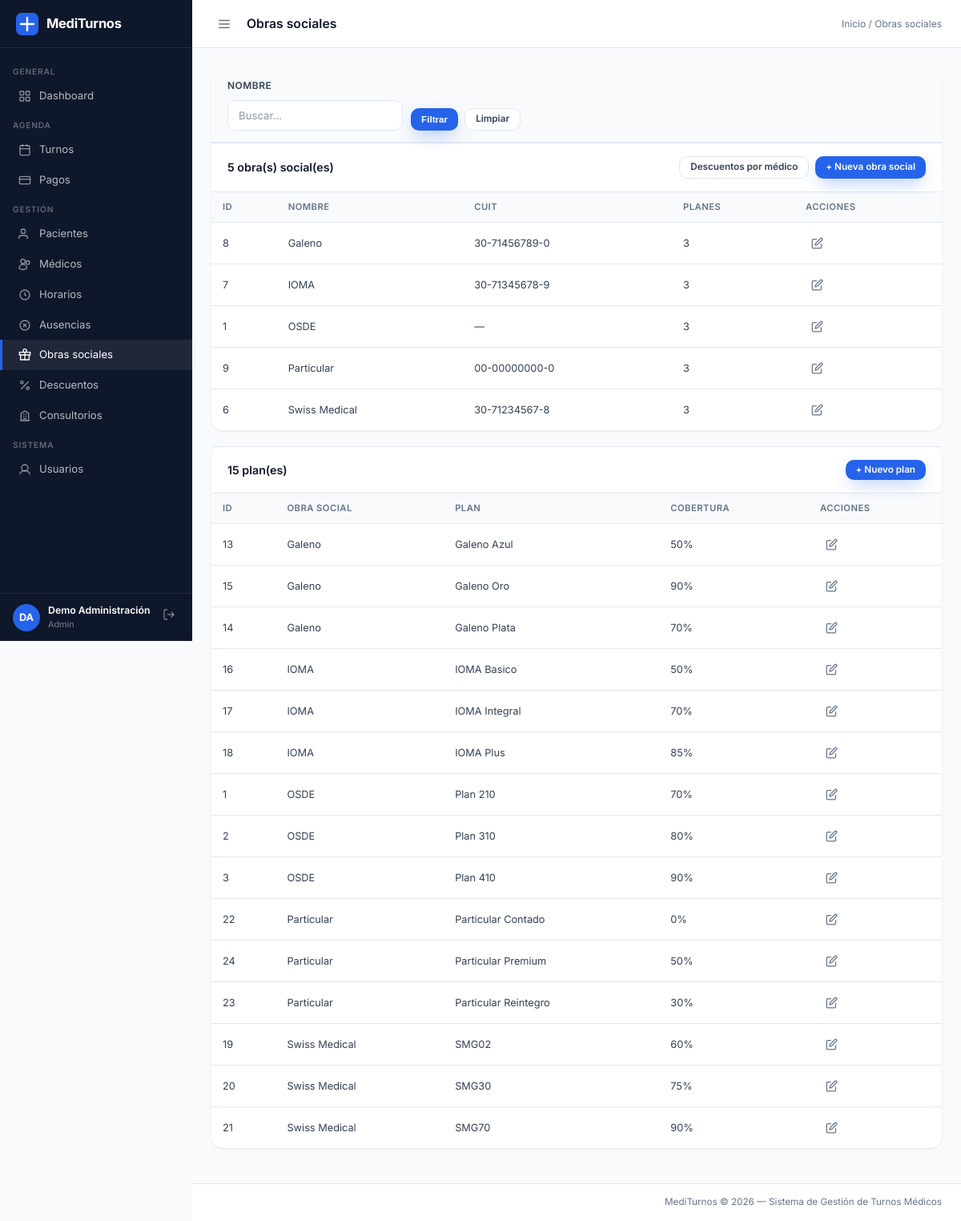
The page /sistema/controladores/ControladorObraSocial.php (signed in) on the database its author committed.
### tables this page shows
CREATE TABLE `obra_social` (
  `id_obra_social` int(11) NOT NULL AUTO_INCREMENT,
  `nombre` varchar(30) NOT NULL,
  `cuit` varchar(20) NOT NULL,
  PRIMARY KEY (`id_obra_social`),
  UNIQUE KEY `cuit` (`cuit`)
);

CREATE TABLE `plan_os` (
  `id_plan` int(11) NOT NULL AUTO_INCREMENT,
  `id_obra_social` int(11) NOT NULL,
  `nombre_plan` varchar(100) NOT NULL,
  `porcentaje_cobertura` decimal(5,2) DEFAULT NULL,
  PRIMARY KEY (`id_plan`),
  KEY `id_obra_social` (`id_obra_social`),
  CONSTRAINT `plan_os_ibfk_1` FOREIGN KEY (`id_obra_social`) REFERENCES `obra_social` (`id_obra_social`) ON UPDATE CASCADE
);

### sistema/modelos/ObraSocial.php (called while the page is built, shortened)
<?php
class ObraSocial
{
    private PDO $pdo;
    public function __construct(PDO $pdo)
    {
        $this->pdo = $pdo;
    }
    public function listar(array $filtros = []): array
    {
        $where  = [];
        $params = [];
        $sql = "SELECT os.id_obra_social, os.nombre, os.cuit,
                       COUNT(pl.id_plan) AS cant_planes
                FROM   obra_social os
                LEFT JOIN plan_os pl ON pl.id_obra_social = os.id_obra_social";
        $sql .= " GROUP BY os.id_obra_social ORDER BY os.nombre";
        $stmt = $this->pdo->prepare($sql);
        $stmt->execute($params);
        return $stmt->fetchAll();
    }
    public function listarPlanes(): array
    {
        return $this->pdo->query(
            "SELECT pl.id_plan, pl.nombre_plan, pl.porcentaje_cobertura,
                    os.nombre AS obra_social, os.id_obra_social
             FROM   plan_os pl
             JOIN   obra_social os ON os.id_obra_social = pl.id_obra_social
             ORDER  BY os.nombre, pl.nombre_plan"
        )->fetchAll();
    }
}

### sistema/vistas/obras/index.php (the view, shortened to what this page needs)
<?php
$breadcrumb   = '<a href="' . BASE_URL . 'dashboard.php">Inicio</a> / Obras sociales';
require __DIR__ . '/../layouts/navbar.php';
$BASEC = BASE_URL . 'sistema/controladores/ControladorObraSocial.php';
?>
<div class="panel">
    <form method="GET" action="">
        <div class="filtros-bar">
            <div class="form-group">
                <label>Nombre</label>
                <input type="text" name="nombre" class="form-control" placeholder="Buscar..."
                    value="<?= htmlspecialchars($filtros['nombre']) ?>">
            </div>
            <div class="form-group form-group--fin">
                <label>&nbsp;</label>
                <div class="btn-grupo">
                    <button type="submit" class="btn btn-primario btn-sm">Filtrar</button>
                    <a href="?accion=index" class="btn btn-secundario btn-sm">Limpiar</a>
                </div>
            </div>
        </div>
    </form>
    <div class="panel-header panel-header--sep">
        <span class="panel-titulo"><?= count($obras) ?> obra(s) social(es)</span>
        <div class="btn-grupo">
            <a href="<?= $BASEC ?>?accion=descuentos" class="btn btn-secundario btn-sm">Descuentos por médico</a>
            <a href="<?= $BASEC ?>?accion=nuevo" class="btn btn-primario btn-sm">+ Nueva obra social</a>
        </div>
    </div>
    <div class="tabla-wrap">
        <table>
            <thead>
                <tr><th>ID</th><th>Nombre</th><th>CUIT</th><th>Planes</th><th>Acciones</th></tr>
            </thead>
            <tbody>
            <?php if (empty($obras)): ?>
                <tr><td colspan="5" class="td-vacio">No se encontraron obras sociales.</td></tr>
            <?php else: foreach ($obras as $o): ?>
                <tr>
                    <td><?= $o['id_obra_social'] ?></td>
                    <td><?= htmlspecialchars($o['nombre']) ?></td>
                    <td><?= htmlspecialchars($o['cuit'] ?: '—') ?></td>
                    <td><?= (int)$o['cant_planes'] ?></td>
                    <td class="nowrap">
                        <a href="<?= $BASEC ?>?accion=editar&id=<?= $o['id_obra_social'] ?>" class="btn-icono" title="Editar">
                            <svg width="15" height="15" fill="none" stroke="currentColor" stroke-width="2" viewBox="0 0 24 24"><path d="M11 4H4a2 2 0 0 0-2 2v14a2 2 0 0 0 2 2h14a2 2 0 0 0 2-2v-7"/><path d="M18.5 2.5a2.121 2.121 0 0 1 3 3L12 15l-4 1 1-4 9.5-9.5z"/></svg>
                        </a>
                    </td>
                </tr>
            <?php endforeach; endif; ?>
            </tbody>
        </table>
    </div>
</div>
<div class="panel">
    <div class="panel-header panel-header--sep">
        <span class="panel-titulo"><?= count($planes) ?> plan(es)</span>
        <a href="<?= $BASEC ?>?accion=nuevoPlan" class="btn btn-primario btn-sm">+ Nuevo plan</a>
    </div>
    <div class="tabla-wrap">
        <table>
            <thead>
                <tr><th>ID</th><th>Obra social</th><th>Plan</th><th>Cobertura</th><th>Acciones</th></tr>
            </thead>
            <tbody>
            <?php if (empty($planes)): ?>
                <tr><td colspan="5" class="td-vacio">No hay planes cargados.</td></tr>
            <?php else: foreach ($planes as $pl): ?>
                <tr>
                    <td><?= $pl['id_plan'] ?></td>
                    <td><?= htmlspecialchars($pl['obra_social']) ?></td>
                    <td><?= htmlspecialchars($pl['nombre_plan']) ?></td>
                    <td><?= $pl['porcentaje_cobertura'] !== null ? (float)$pl['porcentaje_cobertura'] . '%' : '—' ?></td>
                    <td class="nowrap">
                        <a href="<?= $BASEC ?>?accion=editarPlan&id=<?= $pl['id_plan'] ?>" class="btn-icono" title="Editar">
                            <svg width="15" height="15" fill="none" stroke="currentColor" stroke-width="2" viewBox="0 0 24 24"><path d="M11 4H4a2 2 0 0 0-2 2v14a2 2 0 0 0 2 2h14a2 2 0 0 0 2-2v-7"/><path d="M18.5 2.5a2.121 2.121 0 0 1 3 3L12 15l-4 1 1-4 9.5-9.5z"/></svg>
                        </a>
                    </td>
                </tr>
            <?php endforeach; endif; ?>
            </tbody>
        </table>
    </div>
</div>
<?php require __DIR__ . '/../layouts/footer.php'; ?>

### publico/css/estilos.css (style rules this page uses)
:root { --azul: #2563eb; --azul-osc: #1e3a8a; --azul-claro: #eff6ff; --azul-soft2: #dbeafe; --azul-vivo: #3b82f6; --verde: #16a34a; --verde-claro: #dcfce7; --rojo: #dc2626; --rojo-claro: #fee2e2; --amarillo: #d97706; --amarillo-claro: #fef3c7; --gris-osc: #0f172a; --gris-med: #334155; --gris: #64748b; --gris2: #94a3b8; --gris-claro: #f8fafc; --borde: #e2e8f0; --blanco: #ffffff; --sidebar-w: 240px; --header-h: 60px; --radio: 14px; --radio-sm: 10px; --sombra: 0 1px 3px rgba(15,23,42,.06), 0 1px 2px rgba(15,23,42,.04); --sombra-md: 0 10px 30px -8px rgba(15,23,42,.15); --sombra-lg: 0 24px 60px -16px rgba(15,23,42,.22); --azul-glow: 0 8px 22px -6px rgba(37,99,235,.45); }
*, *::before, *::after { box-sizing: border-box; margin: 0; padding: 0; }
html { font-size: 15px; }
body { font-family: 'Inter', system-ui, -apple-system, 'Segoe UI', sans-serif; background: var(--gris-claro); color: var(--gris-med); line-height: 1.5; -webkit-font-smoothing: antialiased; }
a { color: var(--azul); text-decoration: none; }
.topbar-breadcrumb a { color: var(--gris); }
.panel { background: var(--blanco); border-radius: var(--radio); box-shadow: var(--sombra); margin-bottom: 20px; }
.panel-header { padding: 16px 20px; border-bottom: 1px solid var(--borde); display: flex; align-items: center; justify-content: space-between; gap: 12px; flex-wrap: wrap; }
.panel-titulo { font-size: .95rem; font-weight: 600; color: var(--gris-osc); }
.filtros-bar { display: flex; flex-wrap: wrap; gap: 10px; align-items: flex-end; padding: 14px 20px; background: var(--gris-claro); border-bottom: 1px solid var(--borde); border-radius: var(--radio) var(--radio) 0 0; }
.filtros-bar .form-group { margin: 0; }
.filtros-bar label { display: block; font-size: .75rem; font-weight: 600; color: var(--gris); margin-bottom: 4px; text-transform: uppercase; letter-spacing: .04em; }
.tabla-wrap { overflow-x: auto; }
table { width: 100%; border-collapse: collapse; font-size: .85rem; }
thead { background: var(--gris-claro); }
th { padding: 10px 14px; text-align: left; font-size: .75rem; font-weight: 600; text-transform: uppercase; letter-spacing: .04em; color: var(--gris); border-bottom: 1px solid var(--borde); white-space: nowrap; }
td { padding: 11px 14px; border-bottom: 1px solid var(--borde); vertical-align: middle; }
tbody tr:last-child td { border-bottom: none; }
.btn { display: inline-flex; align-items: center; justify-content: center; gap: 7px; padding: 10px 18px; border-radius: var(--radio-sm); font-size: .86rem; font-weight: 600; line-height: 1; cursor: pointer; border: none; white-space: nowrap; transition: background .15s, color .15s, transform .15s, box-shadow .15s, border-color .15s; }
.btn-primario { background: var(--azul); color: var(--blanco); box-shadow: var(--azul-glow); }
.btn-secundario { background: var(--blanco); color: var(--gris-med); border: 1.5px solid var(--borde); }
.btn-sm { padding: 7px 13px; font-size: .78rem; }
.btn-icono { display: inline-flex; align-items: center; justify-content: center; padding: 7px; background: none; border: none; cursor: pointer; border-radius: 8px; color: var(--gris); transition: color .15s, background .15s, transform .15s; }
.form-group { display: flex; flex-direction: column; gap: 5px; }
.form-group label { font-size: .8rem; font-weight: 600; color: var(--gris-med); }
.form-control { padding: 10px 13px; border: 1.5px solid var(--borde); border-radius: var(--radio-sm); font-size: .88rem; color: var(--gris-osc); font-family: inherit; background: var(--blanco); width: 100%; transition: border-color .2s, box-shadow .2s; outline: none; }
.form-control::placeholder { color: var(--gris); opacity: .75; }

### publico/css/utilidades.css (style rules this page uses)
.btn-grupo { display: flex; gap: 8px; }
.panel-header--sep { border-top: 1px solid var(--borde); }
.form-group--fin { justify-content: flex-end; }
.nowrap { white-space: nowrap; }

### rows shown on the page
obra_social: id_obra_social "8", nombre "Galeno", cuit "30-71456789-0", cant_planes "3"
obra_social: id_obra_social "7", nombre "IOMA", cuit "30-71345678-9", cant_planes "3"
obra_social: id_obra_social "1", nombre "OSDE", cuit "—", cant_planes "3"
obra_social: id_obra_social "9", nombre "Particular", cuit "00-00000000-0", cant_planes "3"
obra_social: id_obra_social "6", nombre "Swiss Medical", cuit "30-71234567-8", cant_planes "3"
plan_os: id_plan "13", id_obra_social.nombre "Galeno", nombre_plan "Galeno Azul", porcentaje_cobertura "50"
plan_os: id_plan "15", id_obra_social.nombre "Galeno", nombre_plan "Galeno Oro", porcentaje_cobertura "90"
plan_os: id_plan "14", id_obra_social.nombre "Galeno", nombre_plan "Galeno Plata", porcentaje_cobertura "70"
plan_os: id_plan "16", id_obra_social.nombre "IOMA", nombre_plan "IOMA Basico", porcentaje_cobertura "50"
plan_os: id_plan "17", id_obra_social.nombre "IOMA", nombre_plan "IOMA Integral", porcentaje_cobertura "70"
plan_os: id_plan "18", id_obra_social.nombre "IOMA", nombre_plan "IOMA Plus", porcentaje_cobertura "85"
plan_os: id_plan "1", id_obra_social.nombre "OSDE", nombre_plan "Plan 210", porcentaje_cobertura "70"
plan_os: id_plan "2", id_obra_social.nombre "OSDE", nombre_plan "Plan 310", porcentaje_cobertura "80"
plan_os: id_plan "3", id_obra_social.nombre "OSDE", nombre_plan "Plan 410", porcentaje_cobertura "90"
plan_os: id_plan "22", id_obra_social.nombre "Particular", nombre_plan "Particular Contado", porcentaje_cobertura "0"
plan_os: id_plan "24", id_obra_social.nombre "Particular", nombre_plan "Particular Premium", porcentaje_cobertura "50"
plan_os: id_plan "23", id_obra_social.nombre "Particular", nombre_plan "Particular Reintegro", porcentaje_cobertura "30"
plan_os: id_plan "19", id_obra_social.nombre "Swiss Medical", nombre_plan "SMG02", porcentaje_cobertura "60"
plan_os: id_plan "20", id_obra_social.nombre "Swiss Medical", nombre_plan "SMG30", porcentaje_cobertura "75"
plan_os: id_plan "21", id_obra_social.nombre "Swiss Medical", nombre_plan "SMG70", porcentaje_cobertura "90"

### other values the page prints
$inicialesSesion "DA"
$usuarioSesion['nombre'] . ' ' . $usuarioSesion['apellido'] "Demo Administración"
$rolActual "Admin"
$paginaTitulo "Obras sociales"
count($obras) "5"
count($planes) "15"
